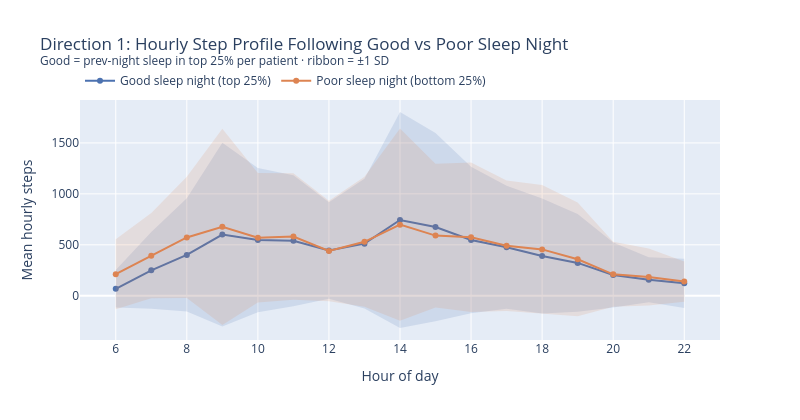

Write notebook code for a chart like this one.
### Code cell
# ── Paired hourly time-series: good vs poor sleep night → next-day step profile
# Join high/low sleep flags from daily onto hourly df by (id, date)
_daily_flags = daily[['id', 'date', 'is_good_sleep', 'is_poor_sleep']].copy()
_daily_flags['date'] = pd.to_datetime(_daily_flags['date'])

_hourly = df[['id', 'time', 'steps']].copy()
_hourly['date'] = _hourly['time'].dt.normalize()
_hourly['hour'] = _hourly['time'].dt.hour
_hourly = _hourly.merge(_daily_flags, on=['id', 'date'], how='left')

# Focus on daytime hours 6–22 (active period)
_active = _hourly[_hourly['hour'].between(6, 22)]

good_profile = _active[_active['is_good_sleep'] == True].groupby('hour')['steps'].agg(['mean', 'std'])
poor_profile = _active[_active['is_poor_sleep'] == True].groupby('hour')['steps'].agg(['mean', 'std'])

hours = good_profile.index.tolist()

fig = go.Figure()

for label, profile, color in [
    ('Good sleep night (top 25%)', good_profile, '#4C72B0'),
    ('Poor sleep night (bottom 25%)', poor_profile, '#DD8452'),
]:
    _h = profile.index.tolist()
    _m = profile['mean'].values
    _s = profile['std'].fillna(0).values
    fig.add_trace(go.Scatter(
        x=_h, y=_m, mode='lines+markers',
        name=label, line=dict(color=color, width=2),
    ))
    fig.add_trace(go.Scatter(
        x=_h + _h[::-1],
        y=list(_m + _s) + list((_m - _s)[::-1]),
        fill='toself', fillcolor=color,
        opacity=0.15, line=dict(color='rgba(0,0,0,0)'),
        showlegend=False,
    ))

fig.update_layout(
    title='Direction 1: Hourly Step Profile Following Good vs Poor Sleep Night<br>'
          '<sup>Good = prev-night sleep in top 25% per patient · ribbon = ±1 SD</sup>',
    xaxis_title='Hour of day',
    yaxis_title='Mean hourly steps',
    xaxis=dict(tickmode='linear', dtick=2),
    height=420, width=800,
    legend=dict(orientation='h', yanchor='bottom', y=1.02),
)
fig.show()

### Figure 1 — Plotly figure (JSON) as saved in the notebook; plotly's stock layout.template omitted (floating-point values rounded to 4 significant figures)
{"data": [{"line": {"color": "#4C72B0", "width": 2}, "mode": "lines+markers", "name": "Good sleep night (top 25%)", "type": "scatter", "x": [6, 7, 8, 9, 10, 11, 12, 13, 14, 15, 16, 17, 18, 19, 20, 21, 22], "y": [68.68, 249.5, 401.3, 600.1, 546.3, 539.5, 443.9, 511.4, 743.6, 674.6, 547.3, 476.6, 391.0, 322.4, 203.6, 157.4, 122.1]}, {"fill": "toself", "fillcolor": "#4C72B0", "line": {"color": "rgba(0,0,0,0)"}, "opacity": 0.15, "showlegend": false, "type": "scatter", "x": [6, 7, 8, 9, 10, 11, 12, 13, 14, 15, 16, 17, 18, 19, 20, 21, 22, 22, 21, 20, 19, 18, 17, 16, 15, 14, 13, 12, 11, 10, 9, 8, 7, 6], "y": [252.4, 625.8, 957.0, 1502.0, 1254.0, 1182.0, 918.3, 1148.0, 1803.0, 1598.0, 1267.0, 1080.0, 955.4, 802.1, 522.8, 378.3, 363.2, -118.9, -63.52, -115.6, -157.4, -173.4, -126.8, -172.2, -249.2, -316.3, -124.9, -30.42, -103.4, -161.4, -301.7, -154.4, -126.7, -115.0]}, {"line": {"color": "#DD8452", "width": 2}, "mode": "lines+markers", "name": "Poor sleep night (bottom 25%)", "type": "scatter", "x": [6, 7, 8, 9, 10, 11, 12, 13, 14, 15, 16, 17, 18, 19, 20, 21, 22], "y": [211.5, 393.6, 572.5, 676.1, 569.6, 582.1, 439.6, 529.7, 698.2, 590.4, 573.2, 491.8, 455.1, 357.8, 210.6, 184.7, 139.5]}, {"fill": "toself", "fillcolor": "#DD8452", "line": {"color": "rgba(0,0,0,0)"}, "opacity": 0.15, "showlegend": false, "type": "scatter", "x": [6, 7, 8, 9, 10, 11, 12, 13, 14, 15, 16, 17, 18, 19, 20, 21, 22, 22, 21, 20, 19, 18, 17, 16, 15, 14, 13, 12, 11, 10, 9, 8, 7, 6], "y": [554.3, 812.2, 1168.0, 1639.0, 1205.0, 1203.0, 933.2, 1168.0, 1641.0, 1296.0, 1307.0, 1132.0, 1087.0, 916.0, 529.0, 464.7, 336.8, -57.75, -95.22, -107.9, -200.5, -176.9, -148.5, -160.3, -115.5, -244.3, -108.7, -54.0, -38.53, -65.9, -286.5, -22.97, -25.04, -131.3]}], "layout": {"height": 420, "legend": {"orientation": "h", "y": 1.02, "yanchor": "bottom"}, "title": {"text": "Direction 1: Hourly Step Profile Following Good vs Poor Sleep Night<br><sup>Good = prev-night sleep in top 25% per patient · ribbon = ±1 SD</sup>"}, "width": 800, "xaxis": {"dtick": 2, "tickmode": "linear", "title": {"text": "Hour of day"}}, "yaxis": {"title": {"text": "Mean hourly steps"}}}}
